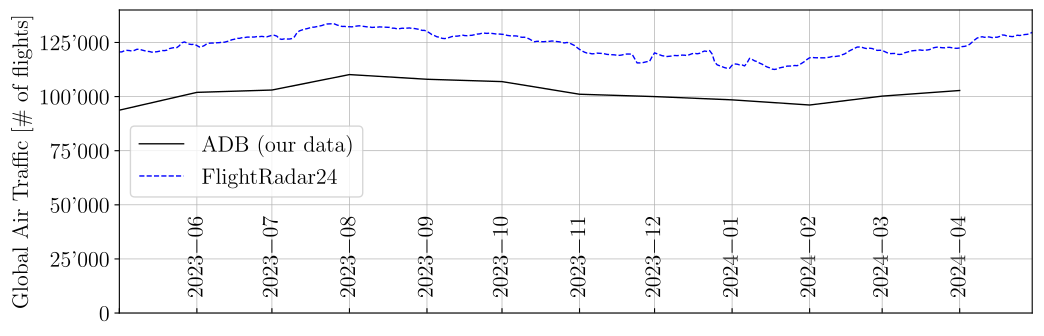

Generate this figure with Python:
#%%
# runs code as interactive cell 
# https://code.visualstudio.com/docs/python/jupyter-support-py

# IMPORTS #######################################

# plotting
import matplotlib.pyplot as plt
import matplotlib.font_manager as font_manager
# time manipulation
from datetime import datetime
# data science
import numpy as np
import pandas as pd
# i/o
from pathlib import Path, PosixPath, PurePath

# SETUP #########################################

# unit conversion
cm = 1/2.54 # for inches-cm conversion

plt.rcParams.update({
    "text.usetex": True,
    "font.family": "Arial",
    "font.sans-serif": "Computer Modern",
    'font.size': 16
})

# DATA IMPORT ###################################

df_adb = pd.read_excel(
    io = 'data/data.xlsx',
    sheet_name = 'ADB',
    parse_dates=['DateTime'],
    usecols = lambda column: column in [
        'DateTime',
        'Flights'
    ],
    header = 0,
    engine = 'openpyxl'
)

df_fr = pd.read_excel(
    io = 'data/data.xlsx',
    sheet_name = 'Flightradar',
    parse_dates=['DateTime'],
    usecols = lambda column: column in [
        'DateTime',
        'Flights'
    ],
    header = 0,
    engine = 'openpyxl'
)

# DATA MANIPULATION #############################

# FIGURE ########################################

# SETUP ######################

fig, ax = plt.subplots(
    num = 'main',
    nrows = 1,
    ncols = 1,
    dpi = 300,
    figsize=(30*cm, 10*cm), # A4=(210x297)mm,
)

# AXIS SCALING ###############

# AXIS LIMITS ################

ax.set_xlim(pd.Timestamp('2023-05-01'), pd.Timestamp('2024-04-30'))
ax.set_ylim(0, 140000)

# TICKS AND LABELS ###########

import matplotlib.ticker as ticker
def thousand_formatter(value, tick_number):
    """
    Formats the tick label with thousand separators: 1000 = 1'000.
    """
    return f"{int(value):,}".replace(",", "'")

ax.yaxis.set_major_formatter(ticker.FuncFormatter(thousand_formatter))

ax.tick_params(axis="x",direction="in", pad=-70)
plt.xticks(rotation=90)

x_ticks = ax.xaxis.get_major_ticks()
x_ticks[0].label1.set_visible(False)

# GRIDS ######################

ax.grid(which='both', axis='y', linestyle='-', linewidth = 0.5)
ax.grid(which='both', axis='x', linestyle='-', linewidth = 0.5)

# AXIS LABELS ################

ax.set_ylabel("Global Air Traffic [\# of flights]")

# PLOTTING ###################


ax.plot(
    df_air['DateTime'],
    df_air['Flights'],
    color = 'black',
    linestyle = '-',
    linewidth = 1,
    label = 'ADB (our data)'
)
ax.plot(
    df_fr['DateTime'],
    df_fr['Flights'],
    color = 'blue',
    linestyle = '--',
    linewidth = 1,
    label = 'FlightRadar24'
)

# LEGEND ####################

ax.legend(
    loc = 'center left',
)

# EXPORT #########################################

path_current_directory: PosixPath = Path(__file__).parent
path_figure: PosixPath = path_current_directory / (Path(__file__).stem + '.pdf')

plt.savefig(
    fname = path_figure,
    format="pdf",
    bbox_inches='tight',
    transparent = False
)
